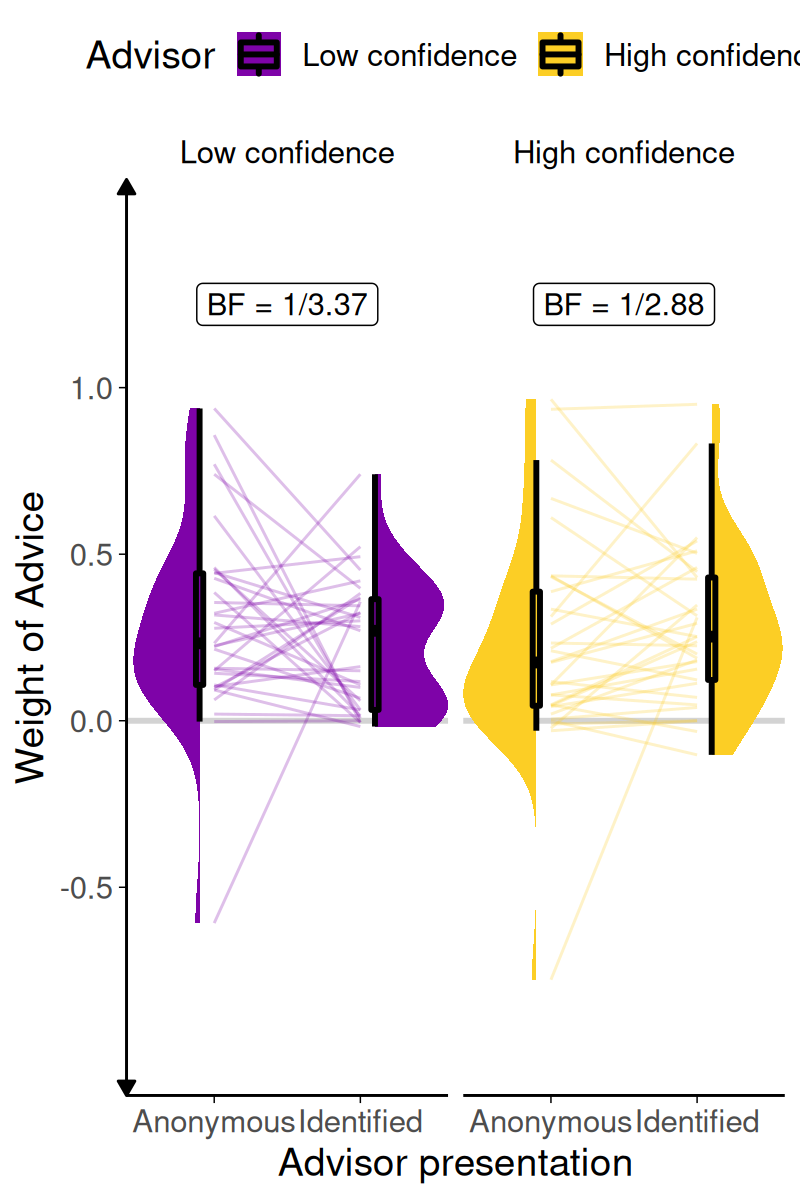

Recreate this plot in R.
# WOA graph for Experiment 2b
source('scripts_and_filters/general_setup.R')
library(BayesFactor)
library(magrittr)

# Experiment 8 (02-02-behavioural-experiments.R)
source('scripts_and_filters/general_setup.R')

select_experiment(
  project = 'datequiz',
  function(x) filter(x, study == 'calibrationKnowledge', version == 'v0-1-3')
)

AdvisedTrial <- AdvisedTrial %>%
  filter(studyId == "calibrationKnowledge") %>%
  annotate_responses()
Trial <- Trial %>%
  filter(studyId == "calibrationKnowledge") %>%
  annotate_responses()

nMinKeyTrials <- 4 * 2 * 2
maxTrialRT <- 60000
minChangeRate = .1     ## some advice taken on 10%+ of trials

exclusions <- AdvisedTrial %>% 
  nest(d = -pid) %>%
  mutate(
    `Multiple attempts` = map_lgl(
      pid,
      ~ {
        h <- unique(AdvisedTrial$pidHash[AdvisedTrial$pid == .])
        p <- unique(AdvisedTrial$pid[AdvisedTrial$pidHash == h])
        length(p) > 1
      }
    ),
    `Not enough changes` = map_lgl(
      d,
      ~ {
        diff <- mutate(
          .,
          diff = responseConfidence != responseConfidenceFinal | 
            responseAnswerSide != responseAnswerSideFinal,
          diff = if_else(is.na(diff), F, diff)
        ) %>%
          pull(diff) %>% 
          mean() 
        diff < minChangeRate
      }
    ),
    `Study incomplete` = !map_lgl(pid, ~ . %in% `debrief-form`$pid)
  ) %>% 
  select(-d)

do_exclusions(exclusions)

nMaxTrials <- AdvisedTrial %>% 
  filter(
    block == 4,
    str_detect(advisor0actualType, "agree")
  ) %>%
  group_by(pid) %>% 
  summarise(n = n(), .groups = 'drop') %>% 
  pull(n) %>% 
  max()

AdvisedTrial <- AdvisedTrial %>% filter(timeEnd < maxTrialRT)

exclusions <- exclusions %>% 
  mutate(
    `Too many outlying trials` = 
      map_lgl(pid, ~ AdvisedTrial %>% 
                filter(
                  block == 4,
                  str_detect(advisor0actualType, "agree")
                ) %>%
                summarise(n = n(), .groups = 'drop') %>% 
                pull(n) < nMinKeyTrials),
    # if participants were already dropped don't mark them here
    `Too many outlying trials` = if_else(!(pid %in% AdvisedTrial$pid),
                                         F, `Too many outlying trials`)
  )

do_exclusions(exclusions, backup = F)

tmp <- AdvisedTrial %>%
  filter(!is.na(advisor0idDescription)) %>%
  mutate(
    Advisor = advisor_description_name(advisor0idDescription),
    Advisor = factor(Advisor),
    Feedback = if_else(feedback, "Feedback", "No feedback"),
    Hybrid = if_else(
      is.na(advisor0hybridDescriptions),
      "Unambiguous presentation",
      "Hybrid presentation"
    ),
    KeyTrial = str_detect(advisor0actualType, "agree")
  ) %>%
  order_factors()

Familiarisation <- tmp %>% filter(feedback)
Test <- tmp %>% filter(!feedback)

Key <- Test %>% filter(KeyTrial)

adv_inf <- Key %>%
  group_by(pid, Advisor, Hybrid) %>%
  summarise(inf = mean(advisor0InfluenceCapped), .groups = "drop") %>%
  mutate(across(-inf, factor))

bf <- adv_inf %>% 
  nest(d = -Advisor) %>%
  mutate(
    bf = map(d, ~ select(., pid, Hybrid, inf) %>%
               pivot_wider(names_from = Hybrid, 
                           values_from = inf) %>%
               filter_if(is.numeric, ~ !is.na(.)) %>%
               as.data.frame() %$%
               ttestBF(x = `Hybrid presentation`, y = `Unambiguous presentation`, data = ., paired = T))
  ) 

bf$BF <- sapply(1:nrow(bf), function(i) bf2str(exp(bf$bf[[i]]@bayesFactor$bf)))


## Graph

# Merge datasets

# Plot graph

dw <- .1

adv_inf %>% 
  mutate(
    Hybrid = str_extract(Hybrid, "\\w+"),
    Hybrid = if_else(str_detect(Hybrid, "Hybrid"), "Anonymous", "Identified")
  ) %>%
  ggplot(aes(x = Hybrid, y = inf, 
             colour = Advisor, fill = Advisor)) +
  geom_hline(yintercept = 0, colour = 'lightgrey', size = 1) +
  geom_line(aes(group = pid), alpha = .25) +
  geom_split_violin(aes(x = nudge(Hybrid, dw),
                        group = Hybrid), width = 1,
                    colour = NA) +
  geom_boxplot(outlier.shape = NA, size = 1, width = dw/2,
               aes(x = nudge(Hybrid, dw), 
                   group = Hybrid),
               colour = 'black') +
  geom_segment(x = 1, xend = 2, y = 1.25, yend = 1.25, colour = 'black') +
  geom_label(y = 1.25, x = 1.5, colour = 'black', fill = 'white', 
             aes(label = paste0('BF = ', BF)), data = bf) +
  scale_y_continuous(limits = c(-1, 1.5), 
                     breaks = seq(-.5, 1, length.out = 4)) +
  facet_grid(~Advisor) +
  labs(x = 'Advisor presentation', y = 'Weight of Advice') +
  scale_fill_advisor(aesthetics = c('fill', 'colour')) +
  broken_axis_y

source('papers/rational-egocentric-discounting/helpers.R')
save_figure(filename = "./papers/rational-egocentric-discounting/woa-2b-figure.png")
